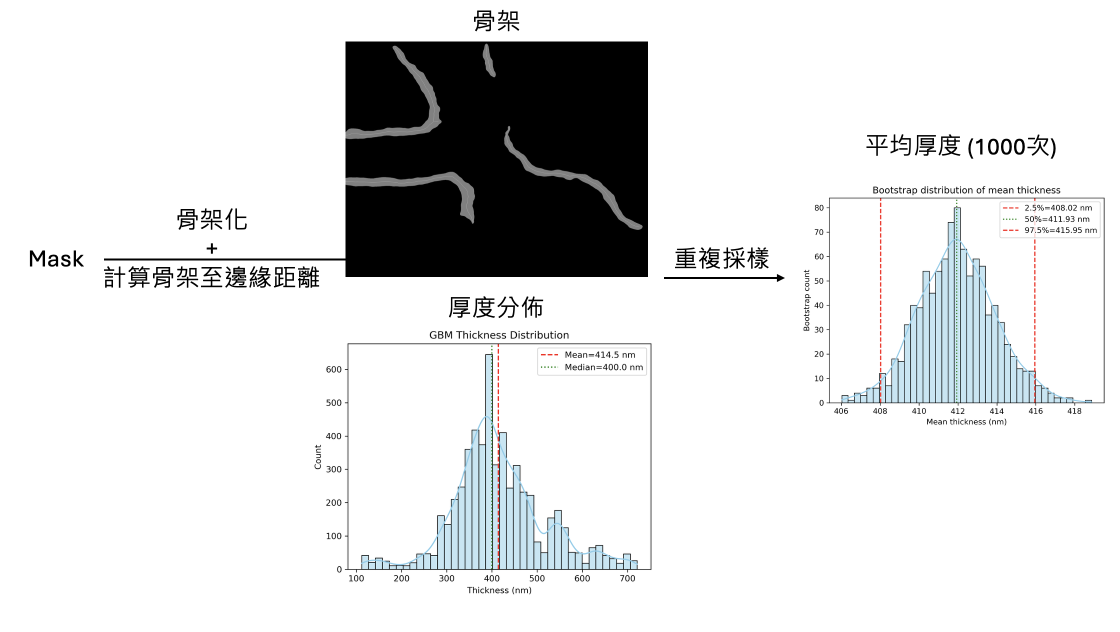
#> input picture assets/厚度計算.png, 2240 x 1264 px (shown at 1/2 size)
$ python cv_test.py --in_dir assets --out_dir out   (older library calls are emulated)
#> lines starting #> are read from the running program, lines starting #| are printed output that depends on the picture
import os
import glob
import csv
import argparse
import cv2
import numpy as np
import matplotlib.pyplot as plt

from scipy.spatial import cKDTree
from skimage.feature import graycomatrix, graycoprops

IMG_EXTS = (".png", ".jpg", ".jpeg", ".tif", ".tiff")


def normalize_u8(img):
    img = img.astype(np.float32)
    p1 = np.percentile(img, 1)
    p99 = np.percentile(img, 99)
    img = (img - p1) / (p99 - p1 + 1e-6)
    img = np.clip(img, 0, 1)
    return (img * 255).astype(np.uint8)

def norm01(m):
    a, b = np.percentile(m, 5), np.percentile(m, 95)
    return np.clip((m - a) / (b - a + 1e-6), 0, 1)

def safe_cv(std, mean):
    return float(std / (mean + 1e-6))


def tile_map(img_u8, tile=512, stride=256):
    H, W = img_u8.shape
    ys = list(range(0, max(1, H - tile + 1), stride))
    xs = list(range(0, max(1, W - tile + 1), stride))
    if ys[-1] != H - tile: ys.append(H - tile)
    if xs[-1] != W - tile: xs.append(W - tile)

    mean_m = np.zeros((len(ys), len(xs)), np.float32)
    std_m  = np.zeros((len(ys), len(xs)), np.float32)
    edge_m = np.zeros((len(ys), len(xs)), np.float32)

    for i, y in enumerate(ys):
        for j, x in enumerate(xs):
            t = img_u8[y:y+tile, x:x+tile]
            mean_m[i, j] = float(t.mean())
            std_m[i, j]  = float(t.std())

            gx = cv2.Sobel(t, cv2.CV_32F, 1, 0, ksize=3)
            gy = cv2.Sobel(t, cv2.CV_32F, 0, 1, ksize=3)
            edge_m[i, j] = float(np.mean(gx*gx + gy*gy))

    return {
        "mean": mean_m, "std": std_m, "edge": edge_m,
        "mean_n": norm01(mean_m), "std_n": norm01(std_m), "edge_n": norm01(edge_m),
        "ys": ys, "xs": xs, "tile": tile, "stride": stride,
    }


def blob_pick_density(img_u8, min_diam_px=60, max_diam_px=180, blob_color=0):
    blur = cv2.GaussianBlur(img_u8, (0, 0), 2.0)
    bg   = cv2.GaussianBlur(img_u8, (0, 0), 20.0)
    hp   = cv2.subtract(blur, bg)

    params = cv2.SimpleBlobDetector_Params()
    params.filterByArea = True
    params.minArea = float(np.pi * (min_diam_px/2)**2 * 0.25)
    params.maxArea = float(np.pi * (max_diam_px/2)**2 * 2.0)

    params.filterByCircularity = False
    params.filterByInertia = False
    params.filterByConvexity = False

    params.filterByColor = True
    params.blobColor = int(blob_color)

    det = cv2.SimpleBlobDetector_create(params)
    kps = det.detect(hp)
    pts = np.array([kp.pt for kp in kps], dtype=np.float32) if kps else np.zeros((0, 2), np.float32)

    return pts, hp


def density_per_tile(points_xy, H, W, tile=512, stride=256):
    ys = list(range(0, max(1, H - tile + 1), stride))
    xs = list(range(0, max(1, W - tile + 1), stride))
    if ys[-1] != H - tile: ys.append(H - tile)
    if xs[-1] != W - tile: xs.append(W - tile)

    dens = np.zeros((len(ys), len(xs)), np.float32)
    tile_area = float(tile * tile)

    if len(points_xy) == 0:
        return dens, norm01(dens), ys, xs

    for i, y in enumerate(ys):
        for j, x in enumerate(xs):
            in_tile = (
                (points_xy[:, 0] >= x) & (points_xy[:, 0] < x + tile) &
                (points_xy[:, 1] >= y) & (points_xy[:, 1] < y + tile)
            )
            dens[i, j] = float(in_tile.sum()) / tile_area

    return dens, norm01(dens), ys, xs


def nn_distance_stats(points):
    if len(points) < 2:
        return np.nan, np.nan, np.nan
    tree = cKDTree(points)
    dists, _ = tree.query(points, k=2)
    nn = dists[:, 1]
    nn_mean = float(nn.mean())
    nn_std = float(nn.std())
    nn_cv = float(nn_std / (nn_mean + 1e-6))
    return nn_mean, nn_std, nn_cv


def hf_power_ratio(img_u8, r0=0.2):
    f = np.fft.fftshift(np.fft.fft2(img_u8.astype(np.float32)))
    mag = np.abs(f)

    h, w = mag.shape
    cy, cx = h // 2, w // 2
    Y, X = np.ogrid[:h, :w]
    r = np.sqrt((X - cx) ** 2 + (Y - cy) ** 2)
    r_norm = r / (r.max() + 1e-6)

    hf = float(mag[r_norm > r0].sum())
    total = float(mag.sum())
    return hf / (total + 1e-6)


def glcm_features(img_u8, levels=32):
    g = (img_u8.astype(np.float32) * (levels - 1) / 255.0).astype(np.uint8)
    glcm = graycomatrix(g, distances=[1], angles=[0], levels=levels, symmetric=True, normed=True)

    contrast = float(graycoprops(glcm, "contrast")[0, 0])
    homogeneity = float(graycoprops(glcm, "homogeneity")[0, 0])
    asm = float(graycoprops(glcm, "ASM")[0, 0])

    P = glcm[:, :, 0, 0]
    entropy = float(-np.sum(P * np.log(P + 1e-12)))
    return contrast, homogeneity, asm, entropy


def good_tile_ratio(mean_n, edge_n, dens_n=None, mean_lo=0.30, mean_hi=0.70, edge_hi=0.40, dens_lo=None):
    good = (mean_n >= mean_lo) & (mean_n <= mean_hi) & (edge_n <= edge_hi)
    if dens_n is not None and dens_lo is not None:
        good = good & (dens_n >= dens_lo)
    return float(good.sum() / (good.size + 1e-9))


def save_heatmap(mat01, out_png, cmap="viridis", title=None):
    plt.figure(figsize=(5, 5))
    if title:
        plt.title(title)
    plt.imshow(mat01, cmap=cmap)
    plt.axis("off")
    plt.tight_layout()
    plt.savefig(out_png, dpi=200, bbox_inches="tight", pad_inches=0.05)
    plt.close()


def process_one_image(path, out_dir, tile, stride, min_diam_px, max_diam_px, overlay_radius, blob_color=0):
    base = os.path.splitext(os.path.basename(path))[0]
    img = cv2.imread(path, cv2.IMREAD_UNCHANGED)
    if img is None:
        raise RuntimeError(f"Failed to read: {path}")

    if img.ndim == 3:
        img = cv2.cvtColor(img, cv2.COLOR_BGR2GRAY)

    img_u8 = normalize_u8(img)

    maps = tile_map(img_u8, tile=tile, stride=stride)

    pts, hp = blob_pick_density(
        img_u8, min_diam_px=min_diam_px, max_diam_px=max_diam_px, blob_color=blob_color
    )

    dens, dens_n, _, _ = density_per_tile(pts, img_u8.shape[0], img_u8.shape[1], tile=tile, stride=stride)

    nn_mean, nn_std, nn_cv = nn_distance_stats(pts)

    tile_mean_cv = safe_cv(maps["mean"].std(), maps["mean"].mean())
    tile_edge_cv = safe_cv(maps["edge"].std(), maps["edge"].mean())
    tile_dens_cv = safe_cv(dens.std(), dens.mean())

    good_ratio = good_tile_ratio(
        mean_n=maps["mean_n"],
        edge_n=maps["edge_n"],
        dens_n=dens_n,
        mean_lo=0.30,
        mean_hi=0.70,
        edge_hi=0.40,
        dens_lo=None
    )

    hf_ratio = float(hf_power_ratio(img_u8, r0=0.20))

    glcm_contrast, glcm_homogeneity, glcm_asm, glcm_entropy = glcm_features(img_u8, levels=32)

    sub = os.path.join(out_dir, base)
    os.makedirs(sub, exist_ok=True)

    cv2.imwrite(os.path.join(sub, "micrograph_u8.png"), img_u8)
    cv2.imwrite(os.path.join(sub, "highpass.png"), hp)

    save_heatmap(maps["mean_n"], os.path.join(sub, "heat_mean.png"), cmap="viridis", title="Tile mean (proxy ice)")
    save_heatmap(maps["edge_n"], os.path.join(sub, "heat_edge.png"), cmap="magma", title="Tile edge energy (proxy contam)")
    save_heatmap(dens_n, os.path.join(sub, "heat_density.png"), cmap="plasma", title="Particle density (candidates/px^2)")

    vis = cv2.cvtColor(img_u8, cv2.COLOR_GRAY2BGR)
    for (x, y) in pts.astype(int):
        cv2.circle(vis, (int(x), int(y)), overlay_radius, (255, 255, 255), 1, lineType=cv2.LINE_AA)
    cv2.imwrite(os.path.join(sub, "overlay_candidates.png"), vis)

    out = {
        "file": os.path.basename(path),
        "H": int(img_u8.shape[0]),
        "W": int(img_u8.shape[1]),

        "global_mean_u8": float(img_u8.mean()),
        "global_std_u8": float(img_u8.std()),

        "n_candidates": int(len(pts)),
        "cand_density_per_px2": float(len(pts) / (img_u8.size + 1e-9)),

        "tile": int(tile),
        "stride": int(stride),
        "min_diam_px": int(min_diam_px),
        "max_diam_px": int(max_diam_px),
        "blob_color": int(blob_color),

        "nn_dist_mean_px": float(nn_mean),
        "nn_dist_std_px": float(nn_std),
        "nn_dist_cv": float(nn_cv),

        "tile_mean_cv": float(tile_mean_cv),
        "tile_edge_cv": float(tile_edge_cv),
        "tile_density_cv": float(tile_dens_cv),

        "good_tile_ratio": float(good_ratio),

        "hf_power_ratio": float(hf_ratio),

        "glcm_contrast": float(glcm_contrast),
        "glcm_homogeneity": float(glcm_homogeneity),
        "glcm_asm": float(glcm_asm),
        "glcm_entropy": float(glcm_entropy),

        "out_dir": sub,
    }
    return out


def list_images(in_dir, recursive):
    pattern = "**/*" if recursive else "*"
    files = glob.glob(os.path.join(in_dir, pattern), recursive=recursive)
    out = []
    for f in files:
        if os.path.isfile(f) and f.lower().endswith(IMG_EXTS) and not f.lower().endswith(".mrc"):
            out.append(f)
    return sorted(out)


def main():
    ap = argparse.ArgumentParser()
    ap.add_argument("--in_dir", required=True)
    ap.add_argument("--out_dir", required=True)
    ap.add_argument("--recursive", action="store_true")

    ap.add_argument("--tile", type=int, default=512)
    ap.add_argument("--stride", type=int, default=256)

    ap.add_argument("--min_diam_px", type=int, default=60)
    ap.add_argument("--max_diam_px", type=int, default=180)

    ap.add_argument("--overlay_radius", type=int, default=6)

    ap.add_argument("--blob_color", type=int, default=0, choices=[0, 255],
                    help="0=detect dark blobs, 255=detect bright blobs")

    args = ap.parse_args()

    os.makedirs(args.out_dir, exist_ok=True)
    files = list_images(args.in_dir, args.recursive)

    summary_path = os.path.join(args.out_dir, "summary.csv")
    rows = []

    for idx, f in enumerate(files, 1):
        print(f"[{idx}/{len(files)}] {os.path.basename(f)}")
        try:
            row = process_one_image(
                f, args.out_dir,
                tile=args.tile,
                stride=args.stride,
                min_diam_px=args.min_diam_px,
                max_diam_px=args.max_diam_px,
                overlay_radius=args.overlay_radius,
                blob_color=args.blob_color
            )
#> in process_one_image, img is the input picture: shape (1264, 2240, 4); mean B, G, R, A 224.6, 224.2, 223.3, 255
#> in normalize_u8, `p1 = np.percentile(img, 1)`: p1 = 0
#> in normalize_u8, `p99 = np.percentile(img, 99)`: p99 = 255
#> after the loop in tile_map, `for i, y in enumerate(ys):`:
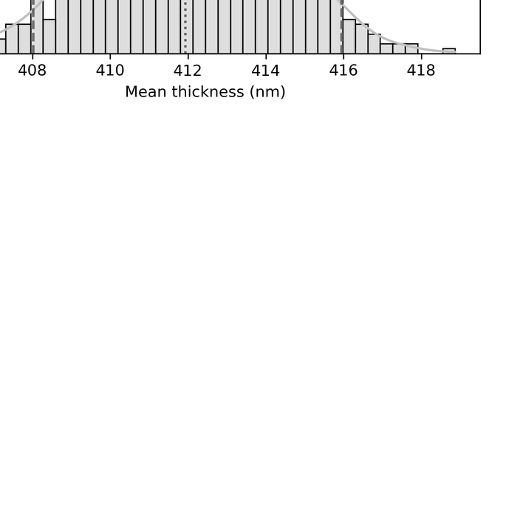
#> t: shape (512, 512); min 0, max 255, mean 248.9
#> in norm01, `a, b = np.percentile(m, 5), np.percentile(m, 95)`: a = 114.4; b = 253.1
#> in process_one_image, `maps = tile_map(img_u8, tile=tile, stride=stride)`: maps = 10 items
#> in blob_pick_density, `bg   = cv2.GaussianBlur(img_u8, (0, 0), 20.0)`:
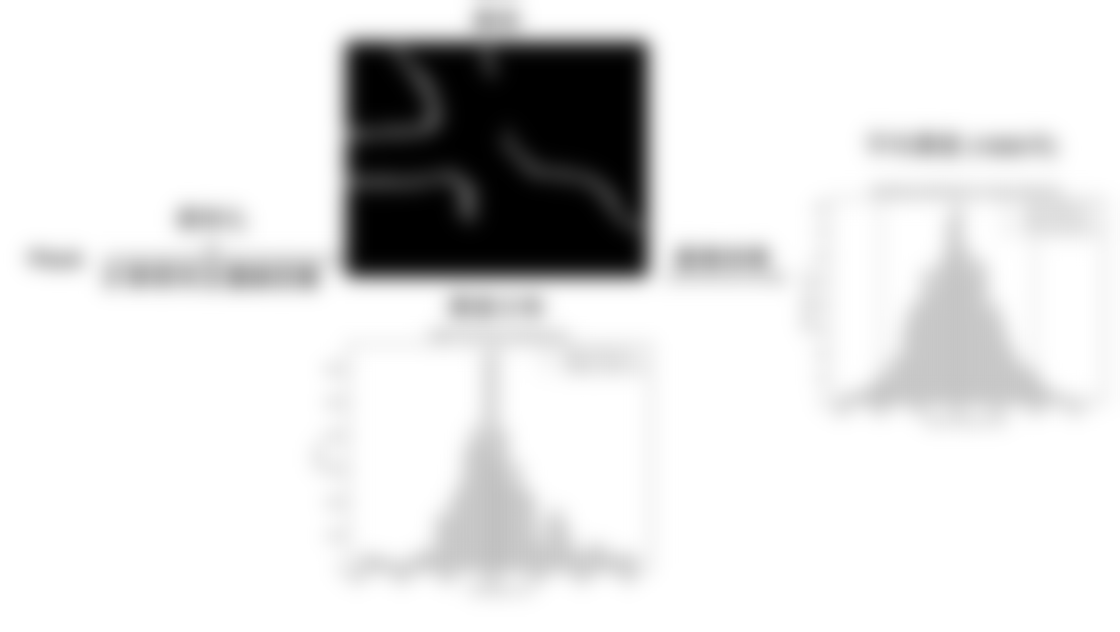
#> bg: shape (1264, 2240) (shown at 1/2 size); min 0, max 255, mean 223.9
#> in blob_pick_density, `hp   = cv2.subtract(blur, bg)`:
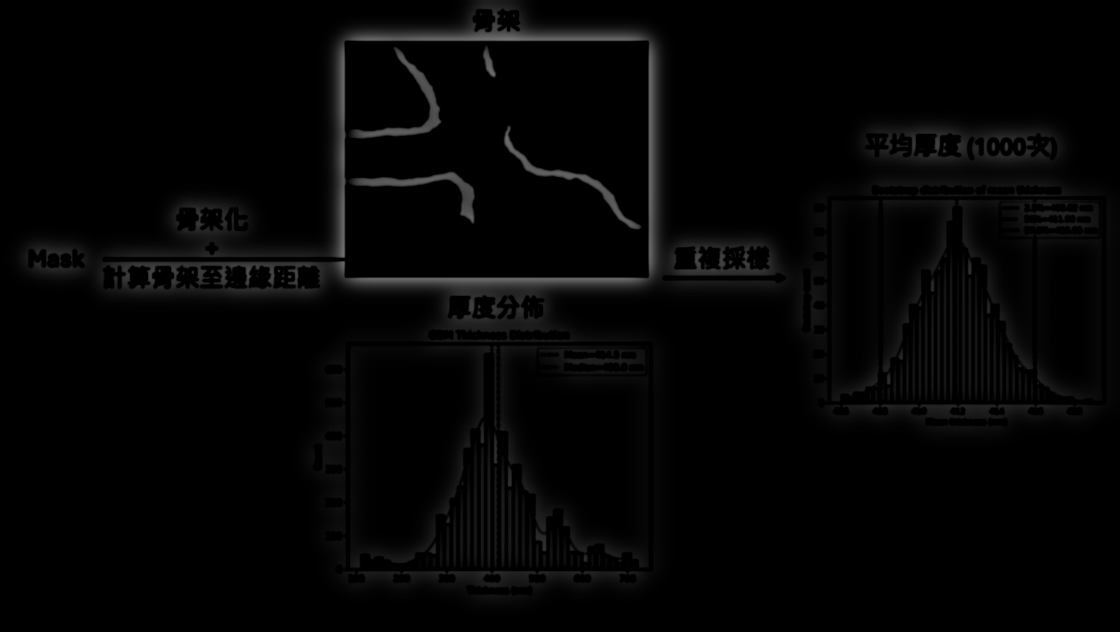
#> hp: shape (1264, 2240) (shown at 1/2 size); min 0, max 114, mean 4.4
#> in blob_pick_density, `kps = det.detect(hp)`: kps = 3 keypoints; (x, y, size): (1132, 355, 169.5), (860, 376, 142.5), (824, 215, 118.6)
#> in blob_pick_density, `pts = np.array([kp.pt for kp in kps], dtype=np.float32) if kps else np..`: pts = [[860.2, 375.6], [1131.7, 355.4], [824.3, 215.4]]
#> in nn_distance_stats, `dists, _ = tree.query(points, k=2)`: dists = [[0, 164.1], [0, 272.2], [0, 164.1]]
#> in nn_distance_stats, `nn = dists[:, 1]`: nn = [164.1, 272.2, 164.1]
#> in nn_distance_stats, `nn_mean = float(nn.mean())`: nn_mean = 200.2
#> in nn_distance_stats, `nn_std = float(nn.std())`: nn_std = 50.96
#> in nn_distance_stats, `nn_cv = float(nn_std / (nn_mean + 1e-6))`: nn_cv = 0.255
#> in process_one_image, `nn_mean, nn_std, nn_cv = nn_distance_stats(pts)`: nn_mean = 200.2; nn_std = 50.96; nn_cv = 0.255
#> in process_one_image, `tile_mean_cv = safe_cv(maps["mean"].std(), maps["mean"].mean())`: tile_mean_cv = 0.227
#> in process_one_image, `tile_edge_cv = safe_cv(maps["edge"].std(), maps["edge"].mean())`: tile_edge_cv = 0.539
#> in process_one_image, `tile_dens_cv = safe_cv(dens.std(), dens.mean())`: tile_dens_cv = 1.26
#> in process_one_image, `good_ratio = good_tile_ratio( mean_n=maps["mean_n"], edge_n=maps["edge..`: good_ratio = 0
#> in hf_power_ratio, `hf = float(mag[r_norm > r0].sum())`: hf = 4.26e+10
#> in hf_power_ratio, `total = float(mag.sum())`: total = 6.73e+10
#> in process_one_image, `hf_ratio = float(hf_power_ratio(img_u8, r0=0.20))`: hf_ratio = 0.633
#> in glcm_features, `contrast = float(graycoprops(glcm, "contrast")[0, 0])`: contrast = 7.13
#> in glcm_features, `homogeneity = float(graycoprops(glcm, "homogeneity")[0, 0])`: homogeneity = 0.96
#> in glcm_features, `asm = float(graycoprops(glcm, "ASM")[0, 0])`: asm = 0.675
#> in glcm_features, `P = glcm[:, :, 0, 0]`:
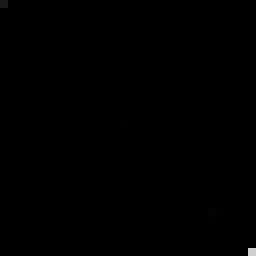
#> P: shape (32, 32) float64 (shown 8 times larger); min 1.24e-06, max 0.816, mean 0.000977
#> in glcm_features, `entropy = float(-np.sum(P * np.log(P + 1e-12)))`: entropy = 0.991
#> in process_one_image, `glcm_contrast, glcm_homogeneity, glcm_asm, glcm_entropy = glcm_feature..`: glcm_contrast = 7.13; glcm_homogeneity = 0.96; glcm_asm = 0.675; glcm_entropy = 0.991
#> in save_heatmap, `plt.savefig(out_png, dpi=200, bbox_inches="tight", pad_inches=0.05)`:
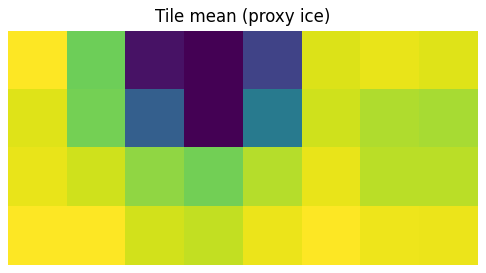
#> figure drawn by matplotlib, 1 panel
#> call 2 of save_heatmap, with mat01 = array of shape (4, 8), out_png = 'out/厚度計算/heat_edge.png', cmap = 'magma', title = 'Tile edge energy (proxy contam)'
#> in save_heatmap (call 2), `plt.savefig(out_png, dpi=200, bbox_inches="tight", pad_inches=0.05)`:
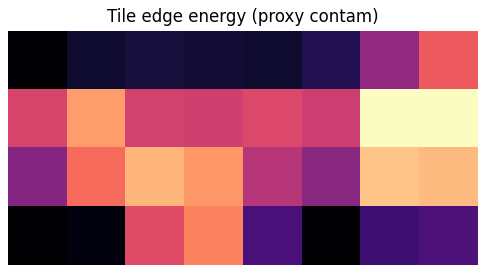
#> figure drawn by matplotlib, 1 panel
#> call 3 of save_heatmap, with mat01 = array of shape (4, 8), out_png = 'out/厚度計算/heat_density.png', cmap = 'plasma', title = 'Particle density (candidates/px^2)'
#> in save_heatmap (call 3), `plt.savefig(out_png, dpi=200, bbox_inches="tight", pad_inches=0.05)`:
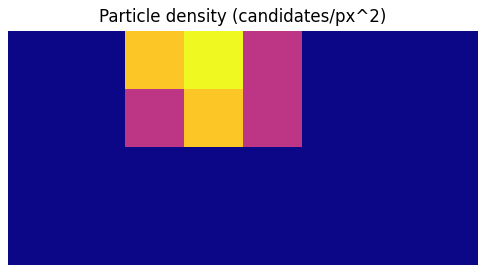
#> figure drawn by matplotlib, 1 panel
#> the loop in process_one_image, `for (x, y) in pts.astype(int):` made 3 passes
#> (x, y) on passes 1 to 3: (860, 375), (1131, 355), (824, 215)
#> after the loop in process_one_image, `for (x, y) in pts.astype(int):`: vis: shape (1264, 2240, 3); min 0, max 255, mean 224
#> row = 25 items
            rows.append(row)
        except Exception as e:
            print(f"  !! failed: {f}\n     {e}")
#> pass 2 of the loop in main, `for idx, f in enumerate(files, 1):`:
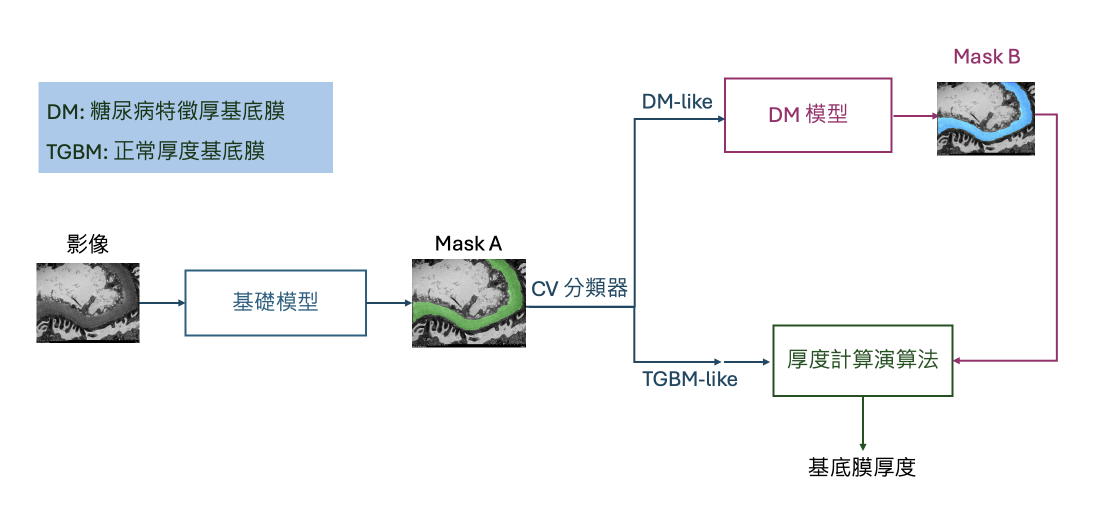
#> input picture assets/模型流程圖.png, 2216 x 1034 px (shown at 1/2 size)
#> in process_one_image, img is the input picture: shape (1034, 2216, 4); mean B, G, R, A 243.8, 242.5, 240.8, 255
#> after the loop in tile_map (call 2), `for i, y in enumerate(ys):`:
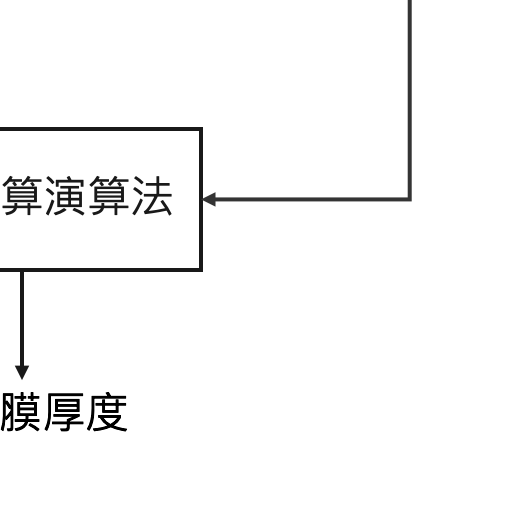
#> t: shape (512, 512); min 0, max 255, mean 247.3
#> blur: shape (1034, 2216)
#> bg: shape (1034, 2216)
#> hp: shape (1034, 2216)
#> in process_one_image (call 2), `pts, hp = blob_pick_density( img_u8, min_diam_px=min_diam_px, max_diam..`: pts = empty array
#> in process_one_image (call 2), `nn_mean, nn_std, nn_cv = nn_distance_stats(pts)`: nn_mean = nan
#> tile_mean_cv = 0.0372
#> tile_edge_cv = 0.368
#> tile_dens_cv = 0
#> good_ratio = 0.0937
#> mag: shape (1034, 2216) float64
#> hf_ratio = 0.544
#> g: shape (1034, 2216)
#> glcm_contrast = 3.48; glcm_homogeneity = 0.967; glcm_asm = 0.782; glcm_entropy = 0.816
#> in save_heatmap (call 6), `plt.savefig(out_png, dpi=200, bbox_inches="tight", pad_inches=0.05)`:
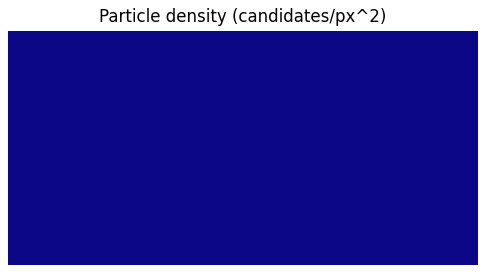
#> figure drawn by matplotlib, 1 panel

    if rows:
        keys = list(rows[0].keys())
#> keys = 25 items, first 6: 'file', 'H', 'W', 'global_mean_u8', 'global_std_u8', 'n_candidates'
        with open(summary_path, "w", newline="", encoding="utf-8") as fo:
            w = csv.DictWriter(fo, fieldnames=keys)
            w.writeheader()
            for r in rows:
                w.writerow(r)
#> this loop made 2 passes

    print(f"Done: {summary_path}")


if __name__ == "__main__":
    main()
